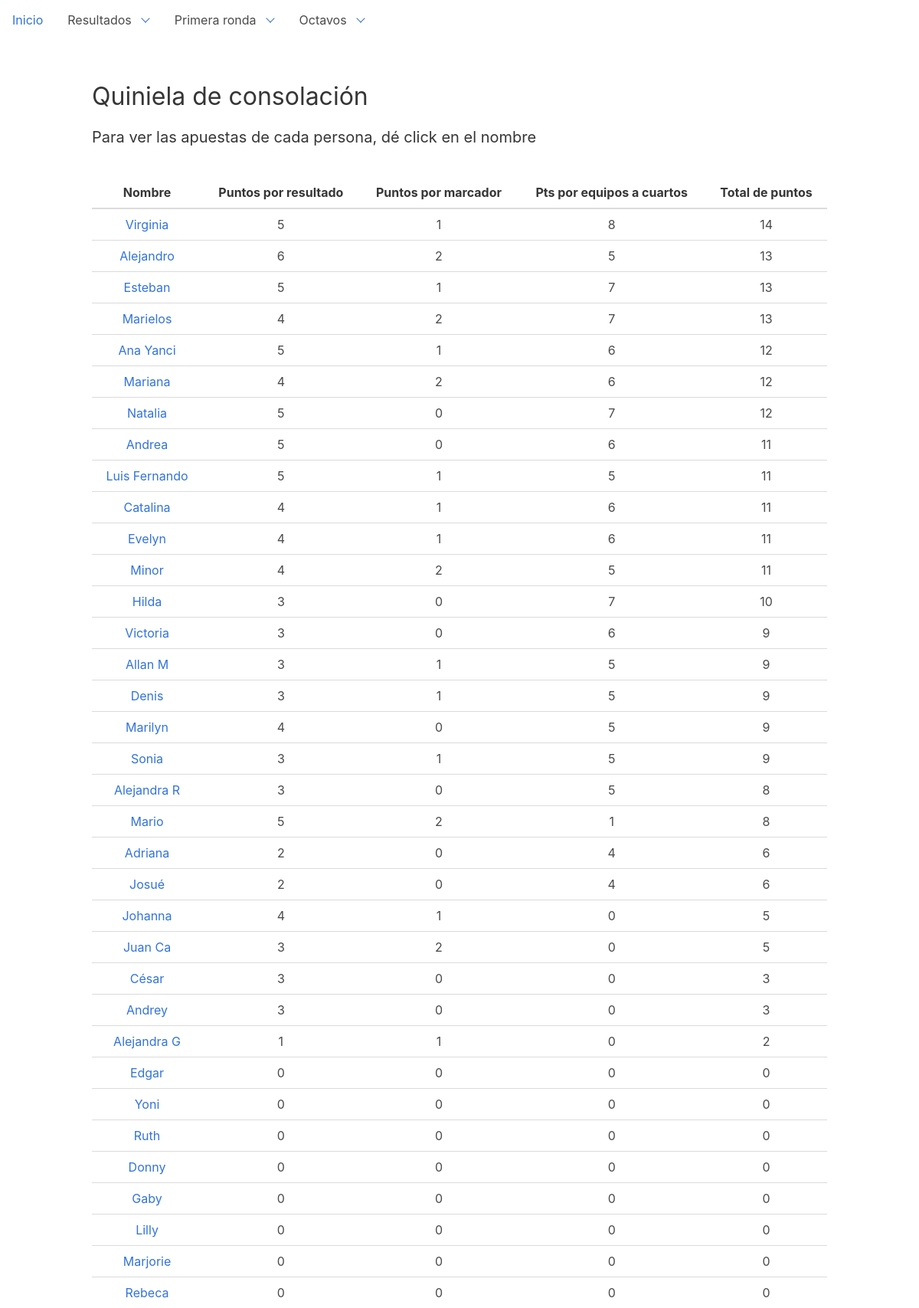
The app's page /dashboard/gamblers-second with its own data.
### dashboard/models.py (models this page shows, shortened)
class Gambler(models.Model):
    name = models.CharField(max_length=48)
    points_result = models.IntegerField(default=0)
    points_score = models.IntegerField(default=0)
    points_result2 = models.IntegerField(default=0)
    points_score2 = models.IntegerField(default=0)
    points_8vo = models.IntegerField(default=0)
    points_4vo = models.IntegerField(default=0)
    points_semi = models.IntegerField(default=0)
    points_3er = models.IntegerField(default=0)
    points_final = models.IntegerField(default=0)
    points_4vo2 = models.IntegerField(default=0)
    points_semi2 = models.IntegerField(default=0)
    points_3er2 = models.IntegerField(default=0)
    points_final2 = models.IntegerField(default=0)

### dashboard/views.py (the view)
class SecondGamblerListView(ListView):
    model = Gambler
    template_name = "dashboard/second_gambler_list.html"
    def get_queryset(self):
        queryset = super(SecondGamblerListView, self).get_queryset()
        return queryset.all().exclude(pk=1).annotate(
            points=(F('points_score2') + (F('points_result2')) + (F('points_4vo2')))).order_by(
            '-points')

### dashboard/templatetags/custom_tags.py (called while the page is built)
@register.filter()
def total_points2(value, arg):
    gambler = Gambler.objects.get(name=arg)
    points = gambler.points_semi2 + gambler.points_score2 + gambler.points_final2 + gambler.points_4vo2 + gambler.points_3er2 + gambler.points_result2
    return str(points)

### templates/dashboard/second_gambler_list.html (shortened to what this page needs)
{% extends 'base.html' %}
{% load custom_tags %}
{% block content %}
<h1 class="title">Quiniela de consolación</h1>
    <h4>Para ver las apuestas de cada persona, dé click en el nombre</h4>
    <br/>
    <table class="sortable">
        <thead>
        <tr>
            <th style="text-align: center">Nombre</th>
            <th style="text-align: center">Puntos por resultado </th>
            <th style="text-align: center">Puntos por marcador </th>
            <th style="text-align: center">Pts por equipos a cuartos </th>
            <th style="text-align: center">Total de puntos</th>
        </tr>
        </thead>
        <tbody>
        {% for gambler in gambler_list %}
            <tr>
                <td style="text-align: center"><a href="{% url 'second-gambler-detail' gambler.pk %}">{{ gambler.name }}</a></td>
                <td style="text-align: center">{{ gambler.points_result2 }}</td>
                <td style="text-align: center">{{ gambler.points_score2 }}</td>
                <td style="text-align: center">{{ gambler.points_4vo2 }}</td>
                <td style="text-align: center">{{ value|total_points2:gambler.name }}</td>
            </tr>
        {% endfor %}
        </tbody>
    </table>
{% endblock %}

### records on screen
Gambler: name "Virginia", points_result2 "5", points_score2 "1", points_4vo2 "8", name+points_semi2+points_score2 "14"
Gambler: name "Alejandro", points_result2 "6", points_score2 "2", points_4vo2 "5", name+points_semi2+points_score2 "13"
Gambler: name "Esteban", points_result2 "5", points_score2 "1", points_4vo2 "7", name+points_semi2+points_score2 "13"
Gambler: name "Marielos", points_result2 "4", points_score2 "2", points_4vo2 "7", name+points_semi2+points_score2 "13"
Gambler: name "Ana Yanci", points_result2 "5", points_score2 "1", points_4vo2 "6", name+points_semi2+points_score2 "12"
Gambler: name "Mariana", points_result2 "4", points_score2 "2", points_4vo2 "6", name+points_semi2+points_score2 "12"
Gambler: name "Natalia", points_result2 "5", points_score2 "0", points_4vo2 "7", name+points_semi2+points_score2 "12"
Gambler: name "Andrea", points_result2 "5", points_score2 "0", points_4vo2 "6", name+points_semi2+points_score2 "11"
Gambler: name "Luis Fernando", points_result2 "5", points_score2 "1", points_4vo2 "5", name+points_semi2+points_score2 "11"
Gambler: name "Catalina", points_result2 "4", points_score2 "1", points_4vo2 "6", name+points_semi2+points_score2 "11"
Gambler: name "Evelyn", points_result2 "4", points_score2 "1", points_4vo2 "6", name+points_semi2+points_score2 "11"
Gambler: name "Minor", points_result2 "4", points_score2 "2", points_4vo2 "5", name+points_semi2+points_score2 "11"
Gambler: name "Hilda", points_result2 "3", points_score2 "0", points_4vo2 "7", name+points_semi2+points_score2 "10"
Gambler: name "Victoria", points_result2 "3", points_score2 "0", points_4vo2 "6", name+points_semi2+points_score2 "9"
Gambler: name "Allan M", points_result2 "3", points_score2 "1", points_4vo2 "5", name+points_semi2+points_score2 "9"
Gambler: name "Denis", points_result2 "3", points_score2 "1", points_4vo2 "5", name+points_semi2+points_score2 "9"
Gambler: name "Marilyn", points_result2 "4", points_score2 "0", points_4vo2 "5", name+points_semi2+points_score2 "9"
Gambler: name "Sonia", points_result2 "3", points_score2 "1", points_4vo2 "5", name+points_semi2+points_score2 "9"
Gambler: name "Alejandra R", points_result2 "3", points_score2 "0", points_4vo2 "5", name+points_semi2+points_score2 "8"
Gambler: name "Mario", points_result2 "5", points_score2 "2", points_4vo2 "1", name+points_semi2+points_score2 "8"
Gambler: name "Adriana", points_result2 "2", points_score2 "0", points_4vo2 "4", name+points_semi2+points_score2 "6"
Gambler: name "Josué", points_result2 "2", points_score2 "0", points_4vo2 "4", name+points_semi2+points_score2 "6"
Gambler: name "Johanna", points_result2 "4", points_score2 "1", points_4vo2 "0", name+points_semi2+points_score2 "5"
Gambler: name "Juan Ca", points_result2 "3", points_score2 "2", points_4vo2 "0", name+points_semi2+points_score2 "5"
Gambler: name "César", points_result2 "3", points_score2 "0", points_4vo2 "0", name+points_semi2+points_score2 "3"
Gambler: name "Andrey", points_result2 "3", points_score2 "0", points_4vo2 "0", name+points_semi2+points_score2 "3"
Gambler: name "Alejandra G", points_result2 "1", points_score2 "1", points_4vo2 "0", name+points_semi2+points_score2 "2"
Gambler: name "Edgar", points_result2 "0", points_score2 "0", points_4vo2 "0", name+points_semi2+points_score2 "0"
Gambler: name "Yoni", points_result2 "0", points_score2 "0", points_4vo2 "0", name+points_semi2+points_score2 "0"
Gambler: name "Ruth", points_result2 "0", points_score2 "0", points_4vo2 "0", name+points_semi2+points_score2 "0"
Gambler: name "Donny", points_result2 "0", points_score2 "0", points_4vo2 "0", name+points_semi2+points_score2 "0"
Gambler: name "Gaby", points_result2 "0", points_score2 "0", points_4vo2 "0", name+points_semi2+points_score2 "0"
Gambler: name "Lilly", points_result2 "0", points_score2 "0", points_4vo2 "0", name+points_semi2+points_score2 "0"
Gambler: name "Marjorie", points_result2 "0", points_score2 "0", points_4vo2 "0", name+points_semi2+points_score2 "0"
Gambler: name "Rebeca", points_result2 "0", points_score2 "0", points_4vo2 "0", name+points_semi2+points_score2 "0"
